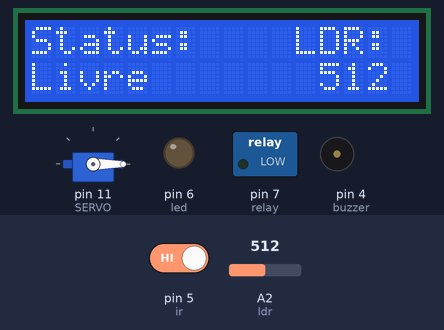
The sketch below on a simulated Arduino Uno, built with avr-gcc and run on an emulated ATmega328P. Parts: servo, 16×2 character LCD, switched loads named in the sketch (green lamp = pin HIGH), output pins drawn as LEDs (lit = HIGH), buzzer (waves = sounding). The inputs (shaded band) are chosen by the test bench; at power-on: pin 5 (ir) HIGH, A2 (ldr) = 512. What the sketch prints to the serial monitor is not drawn.

Above: at 4.2 s.
4.3 s: pin 5 (ir) driven LOW
At 6.5 s:
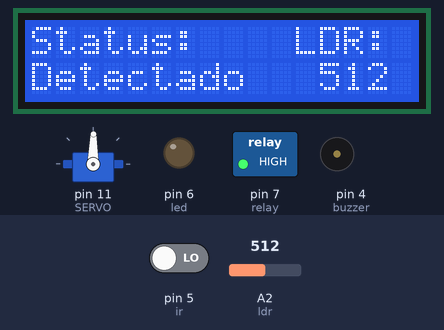
7.1 s: A2 (ldr) set to 314
At 7.7 s:
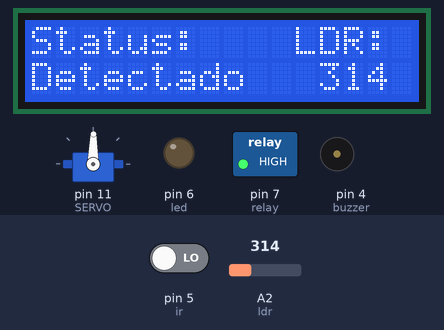
8.7 s: A2 (ldr) set to 287
At 9.5 s:
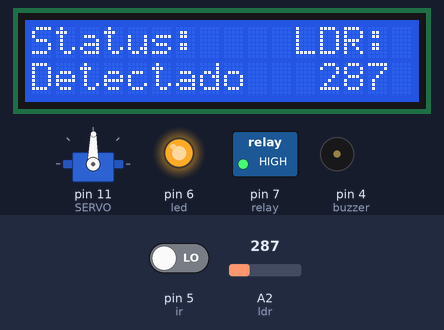
11.7 s: pin 5 (ir) driven HIGH
At 14.4 s:
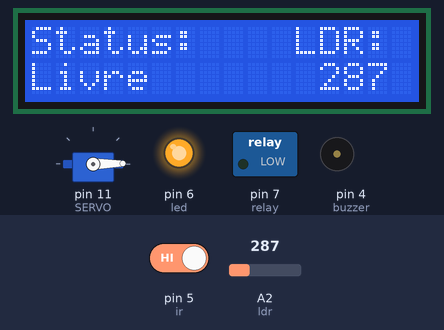
14.7 s: pin 5 (ir) driven LOW
At 15.17 s:
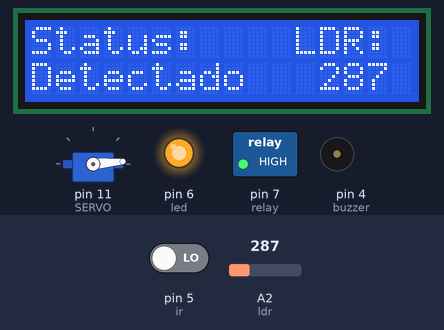
17.4 s: A2 (ldr) set to 306
At 18.0 s:
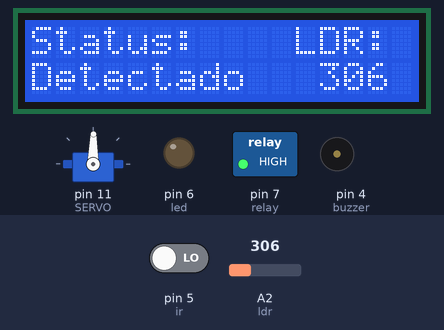
Timing chart, 0 to 20.0 s (numbered marks = the images above; inputs shaded):
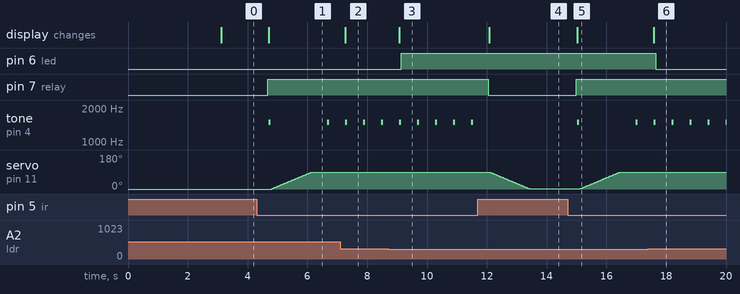

The sketch:

Feira.ino
```cpp
/*  Feira de Engenharia Elétrica 2015 - FEE UFPB
    Software para controle de segurança de uma casa.
    Criado e mantido pelos alunos Vinícius Marinho, Matheus Duarte, Rivaldo Ferreira
    e pelos orientadores Filipe Cavalcanti e Marcelo Lira.

    João Pessoa, setembro de 2015.

*/
#include <Wire.h>
#include <SoftwareSerial.h>
SoftwareSerial esp8266(2, 3);
#include <LiquidCrystal_I2C.h> //SDA: A4 //  SCL: A5
#include <Servo.h>
#define DEBUG true
#define SERVO 11

const int buzzer = 4; const int ir = 5; const int ldr = A2;
int detect, val;
const int led  = 6; const int relay = 7;
LiquidCrystal_I2C lcd(0x27, 2, 1, 0, 4, 5, 6, 7, 3, POSITIVE);
Servo s;
int pos;

void setup() {
  Serial.begin(9600);
  esp8266.begin(19200);
  pinMode(relay, OUTPUT); pinMode(led, OUTPUT);
  pinMode(buzzer, OUTPUT); pinMode(ir, INPUT);
  pinMode(ldr, INPUT);
  s.attach(SERVO);
  s.write(0);
  lcd.begin(16, 2);
  lcd.setBacklight(HIGH);
  lcd.setCursor(0, 0); lcd.print("Projeto FEE 2015");
  lcd.setCursor(0, 1); lcd.print("      UFPB");
  delay(3000); lcd.clear();
  /////// Parte do WiFi ////////
}

void loop() {
  val = analogRead(ldr);    // ler o valor do potenciômetro
  detect = digitalRead(ir);
  if (detect == 0) {            //presença foi detectada na casa
    digitalWrite(relay, HIGH);
    Serial.println("Status: Detectado");
    lcd.clear(); lcd.setCursor(0, 0);
    lcd.print("Status:    LDR:"); lcd.setCursor(0, 1);
    lcd.print("Detectado"); lcd.setCursor(12,1); lcd.print(val);
    tone(buzzer, 1500);
    delay(70);
    noTone(buzzer);
    if (val < 300)
      digitalWrite(led, HIGH);
    else
      digitalWrite(led, LOW);
    if (pos == 0) {
      for (pos = 0; pos < 90; pos++) {
        s.write(pos);
        delay(15);
      }
    }
  }
  if (detect == 1) {
    digitalWrite(relay, LOW);
    lcd.clear(); lcd.setCursor(0, 0);
    lcd.print("Status:    LDR:"); lcd.setCursor(0, 1);
    lcd.print("Livre"); lcd.setCursor(12,1); lcd.print(val);
    if (val < 300)
      digitalWrite(led, HIGH);
    else
      digitalWrite(led, LOW);
    if (pos == 90) {
      for (pos = 90; pos > 0; pos--) {
        s.write(pos);
        delay(15);
      }
    }
  }
  lcd.setBacklight(HIGH);
  delay(500);
}


String sendData(String command, const int timeout, boolean debug)
{
 // Envio dos comandos AT para o modulo
 String response = "";
 esp8266.print(command);
 long int time = millis();
 while ( (time + timeout) > millis())
 {
   while (esp8266.available())
   {
     // The esp has data so display its output to the serial window
     char c = esp8266.read(); // read the next character.
     response += c;
   }
 }
 if (debug)
 {
   Serial.print(response);
 }
 return response;
}
```

Measured:
- the behaviour switches between 300 and 299 on A2 (ldr) (found by bisection; images 2 and 3)
- after the input at 4.3 s, pin 7 (relay): LOW → HIGH after 0.38 s; tone on pin 4 (buzzer): alternates 1500 Hz for 0.07 s and silent for 1.9 s, starting after 0.41 s; servo on pin 11 (SERVO): moves from 0° to 89° over 1.3 s, starting after 0.51 s; the display: changes after 0.41 s (image 1)
- after the input at 7.1 s, the display: changes after 0.17 s (image 2)
- after the input at 8.7 s, pin 6 (led): LOW → HIGH after 0.44 s; the display: changes after 0.37 s (image 3)
- after the input at 11.7 s, pin 7 (relay): HIGH → LOW after 0.35 s; tone on pin 4 (buzzer): stops changing and stays silent; the display: changes after 0.38 s (image 4)
- after the input at 14.7 s, pin 7 (relay): LOW → HIGH after 0.29 s; tone on pin 4 (buzzer): alternates 1500 Hz for 0.07 s and silent for 1.9 s, starting after 0.32 s; servo on pin 11 (SERVO): moves from 1° to 89° over 1.3 s, starting after 0.44 s; the display: changes after 0.32 s (image 5)
- after the input at 17.4 s, pin 6 (led): HIGH → LOW after 0.25 s; the display: changes after 0.18 s (image 6)
